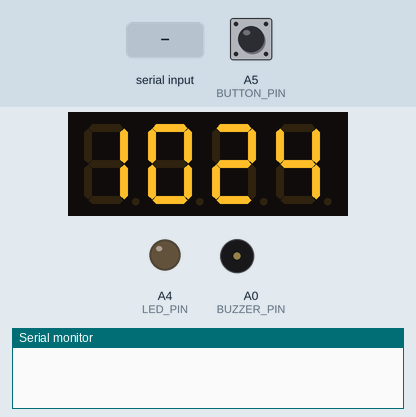
Bench run of a sketch on a simulated Arduino Uno, built with avr-gcc and run on an emulated ATmega328P. On the bench: 4-digit seven-segment display, output pins drawn as LEDs (lit = HIGH), buzzer (waves = sounding, pin HIGH), the last lines printed to the serial monitor. The inputs (shaded band) are chosen by the test bench; at power-on: A5 (BUTTON_PIN) LOW. The local clock reads 2024-03-15 10:24:30 at power-on unless the sketch sets it.

Above: at 1.2 s.
1.3 s: A5 (BUTTON_PIN) pulled HIGH for 0.15 s
At 2.5 s:
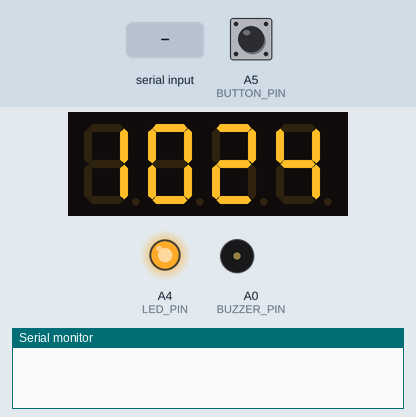
2.9 s: ":" received over Serial
At 4.7 s:
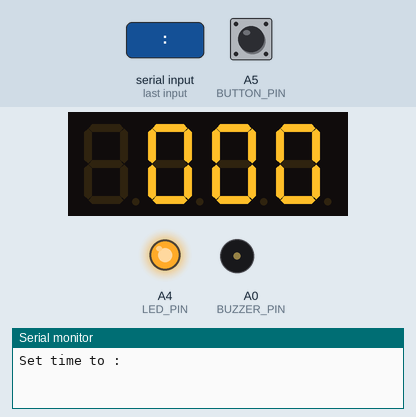
5.4 s: A5 (BUTTON_PIN) pulled HIGH for 1 s
At 6.8 s:
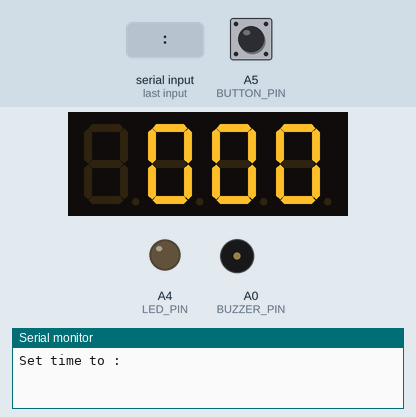
7.9 s: A5 (BUTTON_PIN) pulled HIGH for 3.2 s
At 8.7 s:
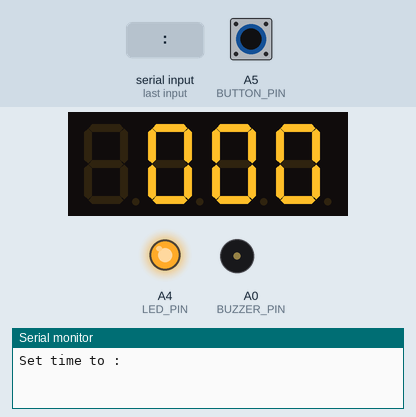
Timing chart, 0 to 10.9 s (numbered marks = the images above; inputs shaded):
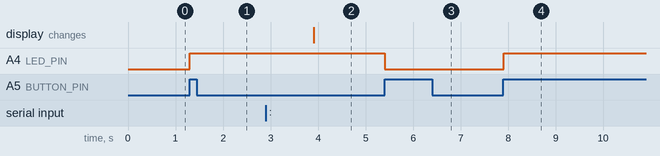

The sketch:

clock.ino
```cpp
// Creation Crate Month 16: Alarm Clock

// Import libraries
#include <DS1302RTC.h>
#include <TimeLib.h>
#include <SevSeg.h>
#include <Time.h>

// Define pins
#define BUZZER_PIN A0
#define LED_PIN A4
#define BUTTON_PIN A5

// Clock settings
String alarm = "12:09";        // Time alarm will sound (must be in 24 hour time format)
boolean use12HourTime = false; // Set to "false" to display the time in 24 hour time format

// Initialize 7 segment display and RTC
SevSeg sevseg;
DS1302RTC rtc(A1, A2, A3);

// Alarm clock variables
boolean alarmSet = false;
boolean alarmActive = false;
boolean buttonPressed = false;
long alarmStartTime = 0;
String serialInput;

char timeBuffer[5];

// Returns true if the given string is a valid time (format: "hh:mm")
boolean isValidTimeString(String timeString)
{
    int numberOfColons = 0;
    for (int i = 0; i < timeString.length(); i++)
    {
        if (timeString.charAt(i) == ':')
            numberOfColons++;

        if (timeString.charAt(i) != ':' && !isDigit(timeString.charAt(i)))
            return false;
    }

    if (numberOfColons != 1 || getHour(timeString) < 0 ||
        getHour(timeString) > 23 || getMinute(timeString) < 0 ||
        getMinute(timeString) > 60)
        return false;
    else
        return true;
}

// Returns the hour value given a time string (format: "hh:mm")
int getHour(String timeString)
{
    return timeString.substring(0, timeString.indexOf(":"))
        .toInt();
}

// Returns the minute value given a time string (format: "hh:mm")
int getMinute(String timeString)
{
    return timeString.substring(timeString.indexOf(":") +
                                1)
        .toInt();
}

void setup()
{
    // Set pin modes
    pinMode(BUZZER_PIN, OUTPUT);
    pinMode(LED_PIN, OUTPUT);
    pinMode(BUTTON_PIN, INPUT);

    // Initialize Serial communications
    Serial.begin(9600);

    // Configure the 7 segment display
    byte numDigits = 4;
    byte digitPins[] = {2, 3, 4, 5};
    byte segmentPins[] = {6, 7, 8, 9, 10, 11, 12, 13};
    sevseg.begin(COMMON_CATHODE, numDigits, digitPins, segmentPins, false);

    // Configure the Time library to retrieve the time from the RTC
    setSyncProvider(rtc.get);
    // setTime(11, 42, 10, 1, 2, 2021);
    // rtc.set(now());
}
// void loop()
// {
//     sevseg.setChars("1234");
//     // sevseg.setNumber(1234);
//     sevseg.refreshDisplay();
// }
void loop()
{

    //"snprintf" stores a time string such that the minute always has 2 digits and the hour has 1-2 digits
    if (use12HourTime)
        snprintf(timeBuffer, sizeof(timeBuffer), "%2d%02d", hourFormat12(), minute()); // Uses 12 hour time format if use12HourTime is true
    else
        snprintf(timeBuffer, sizeof(timeBuffer), "%2d%02d", hour(), minute());

    // Update the 7 segment display
    sevseg.setChars(timeBuffer);
    sevseg.refreshDisplay();

    // Show the state of "alarmSet" on the LED
    digitalWrite(LED_PIN, alarmSet);

    // Make the button toggle the state of the LED, but only once per each press
    if (digitalRead(BUTTON_PIN) && !buttonPressed)
    {
        buttonPressed = true;
        alarmSet = !alarmSet;
        alarmActive = false;
    }

    // Once the button is released, buttonPressed is set to false allowing the button to be pressed again
    //(Without this, holding the button down will continue to toggle the alarmSet status)
    if (!digitalRead(BUTTON_PIN))
    {
        buttonPressed = false;
    }

    // Activate the alarm if alarmSet is true, the alarm is not currently    active, and the time is the alarm time
    if (alarmSet && !alarmActive && second() == 0 && minute() == getMinute(alarm) && hour() == getHour(alarm))
    {
        alarmActive = true;
        alarmStartTime = millis(); // Start the alarm elapsed time timer
    }

    // Activate the buzzer if alarmActive is true
    if (alarmActive)
    {
        int elapsedTime = (millis() - alarmStartTime) % 1000; // elapsedTime ranges from 0-999, allows for a 1 second long beep pattern

        if (elapsedTime < 150) // Buzzer on for 0-149ms
            digitalWrite(BUZZER_PIN, HIGH);
        else if (elapsedTime < 300) // Buzzer off for 150-299ms
            digitalWrite(BUZZER_PIN, LOW);
        else if (elapsedTime < 450) // Buzzer on for 300-449ms
            digitalWrite(BUZZER_PIN, HIGH);
        else // Buzzer off for 450-999ms
            digitalWrite(BUZZER_PIN, LOW);
    }
    else
    {
        digitalWrite(BUZZER_PIN, LOW); // Turn buzzer off if alarmActive is false
    }

    if (Serial.available()) // If Serial message is sent to the Uno R3
    {
        serialInput = Serial.readString();  // Store the input in serialInput
        if (isValidTimeString(serialInput)) // Check the string is a valid time string
        {
            Serial.println("Set time to " + serialInput);
            // setTime(hour, minute, second, month, day, year)
            setTime(getHour(serialInput), getMinute(serialInput), 0, 1, 1, 2017); // Sets time to the time string, 0sec, 1/1/2017
            rtc.set(now());                                                       // Update the RTC to the new time
        }
        else
        {
            Serial.println("Error - invalid time: " + serialInput);
        }
    }
}
```

Measured:
- after the input at 1.3 s, A4 (LED_PIN): LOW → HIGH at once
- after the input at 2.9 s, the display: changes after 1.0 s (image 2)
- after the input at 5.4 s, A4 (LED_PIN): HIGH → LOW at once
- after the input at 7.9 s, A4 (LED_PIN): LOW → HIGH at once
